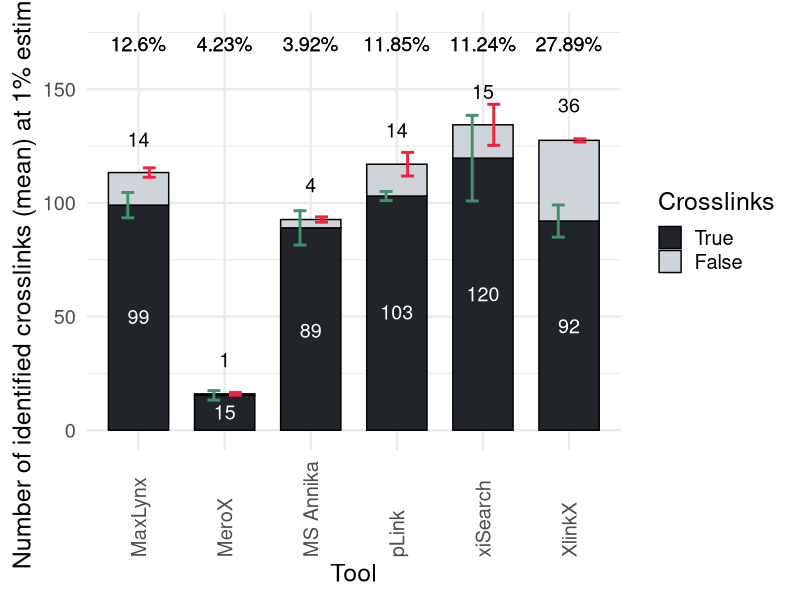

Source code (R):
library(tidyverse)
library(readxl)

df <- read_excel("results.xlsx")

df <- df %>% 
  mutate(errorbar_position = ifelse(Type == "True XL", meanTrue, meanTrue + meanFalse)) %>% 
  mutate(txt_position = ifelse(Type == "True XL", round(meanTrue / 2), round(meanTrue + meanFalse) + 15)) %>% 
  mutate(Type = factor(Type, levels = c("True XL", "False XL")))
  
# export to 1200 x 800

ggplot(df, aes(x=Tool, y=Mean, fill=Type)) +
  geom_bar(stat="identity", color="black", width = 0.7, position = position_stack(reverse = T)) +
  scale_fill_manual(values = c("#212529", "#ced4da"),
                    labels = c("True", "False")) +
  geom_errorbar(aes(x=Tool, ymin=errorbar_position-SD, ymax=errorbar_position+SD), 
                colour = rep(c("#40916c", "#ef233c"), 6), width = 0.3, stat = "identity", linewidth = 1.0,
                position = position_dodge(0.5)) +
  #ggtitle("Dataset of synthetic peptides by Matzinger et al., 2022:\nNumber of identified crosslinks per tool at 1% estimated FDR\n(3 replicates, crosslinker: ADH)") +
  xlab("Tool") +
  ylab("Number of identified crosslinks (mean) at 1% estimated FDR") +
  ylim(c(0, 175)) +
  labs(fill="Crosslinks") +
  geom_text(aes(y=txt_position, label=round(Mean, 0)), color = rep(c("white", "black"), 6), size=5.0) +
  geom_text(aes(y = 170, label = paste0(round(FDR, 2), "%")), size=5.0, angle = 0, hjust = 0.5) +
  theme_minimal(base_size = 18) +
  theme(axis.text.x = element_text(angle = 90, hjust = 0, vjust = 0.5)) +
  guides(fill = guide_legend(ncol = 1, label.position = "right"))
